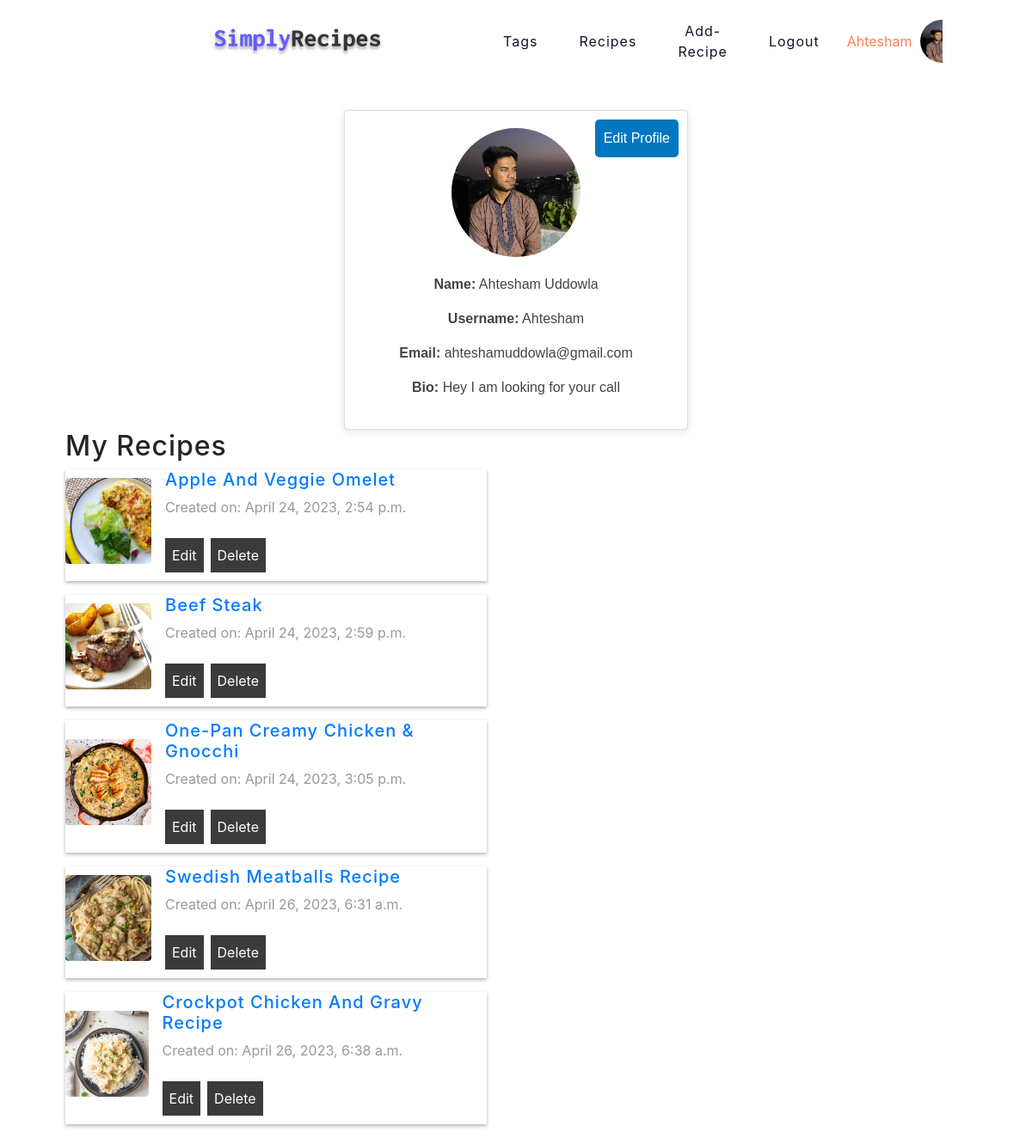
Before: /account/ (signed in) with the older database file.
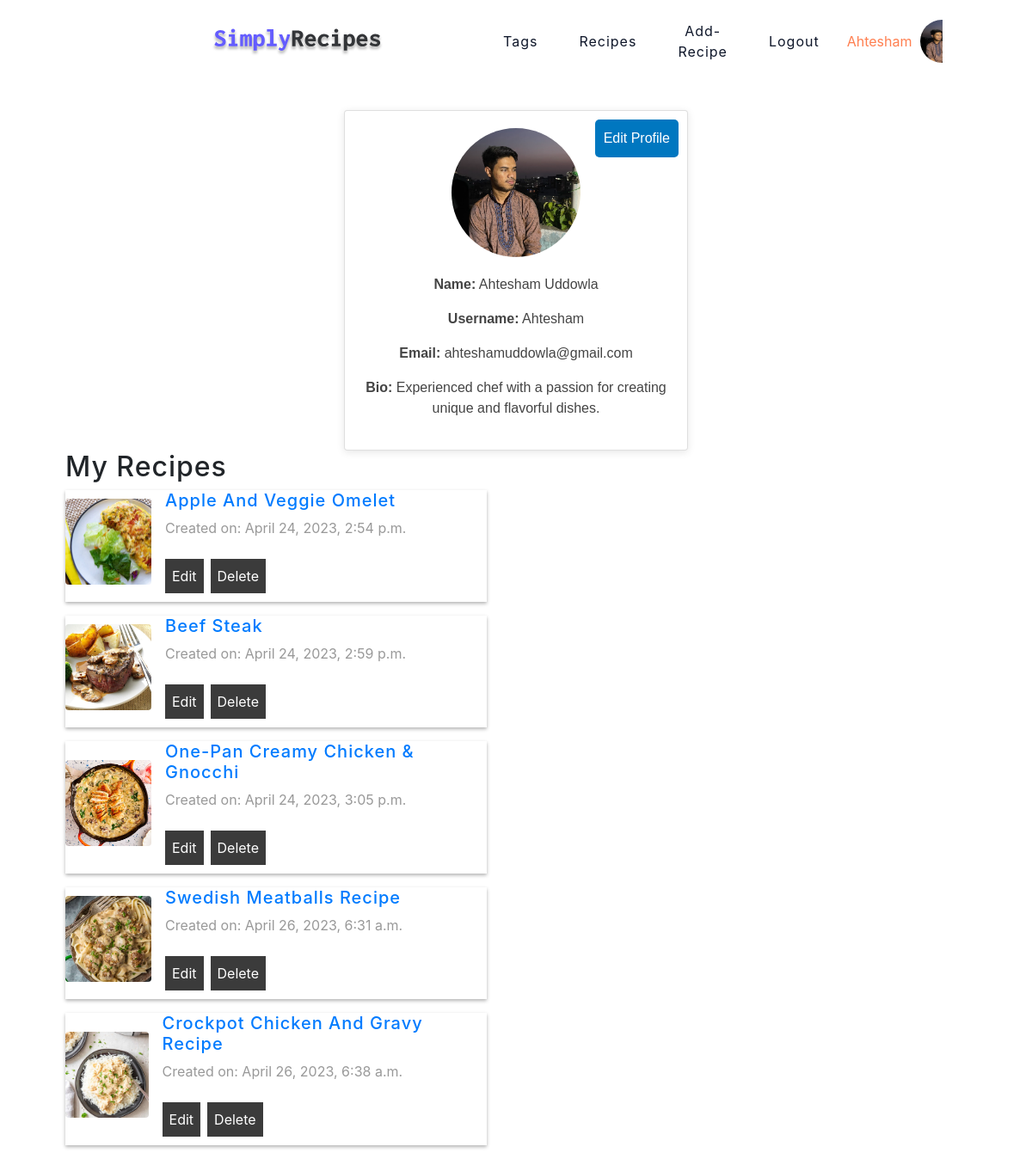
After: the same page with the newer database file.
### users/models.py (models this page shows, shortened)
class Profile(models.Model):
    user = models.OneToOneField(User, on_delete=models.CASCADE)
    name = models.CharField(max_length=200)
    email = models.EmailField(max_length=200, unique=True)
    username = models.CharField(max_length=200)
    location = models.CharField(max_length=200, null=True, blank=True)
    profile_image = models.ImageField(null=True, blank=True,
                    upload_to='profiles/', default='profiles/user_default.png')
    bio = models.TextField(max_length=2000, null=True, blank=True)
    id = models.UUIDField(default=uuid.uuid4, primary_key=True, unique=True, editable=False)
    created = models.DateTimeField(auto_now_add=True)

### users/views.py (the view)
# urls.py: path('account/', views.account_view, name='account'),
@login_required(login_url='login')
def account_view(request):
    profile = request.user.profile
    recipes = profile.recipes_set.all()
    context = {'profile':profile, 'recipes':recipes}
    return render(request, 'users/account.html', context)

### users/templates/users/account.html
{% extends 'main.html' %}
{% block content %}
<main class="page">
	<section id="my-info">
		<div class="card">
			<a href="{% url 'edit-account' profile.id %}" class="edit-button">Edit Profile</a>
			<img class="profile-pic" src="{{profile.profile_image.url}}" alt="Profile Picture">
			<p><b>Name:</b> {{profile.name}}</p>
			<p><b>Username:</b> {{profile.username}}</p>
			<p><b>Email:</b> {{profile.email}}</p>
			<p><b>Bio:</b> {{profile.bio}}</p>
		</div>
	</section>
	<section id="my-recipes">
		<h2>My Recipes</h2>
		{% for recipe in recipes %}
			<a href="{% url 'recipe' recipe.id %}" class="recipe">
					<img src="{{recipe.recipe_image.url}}" alt="{{recipe.title}}">
					<div class="recipe-info">
						<h5>{{recipe.title}}</h5>
						<p class="date">Created on: {{recipe.created}}</p>
						<div class="buttons">
							<form action="{% url 'edit-recipe' recipe.id  %}" >
								<button>Edit</button>
							</form>
							<form action="{% url 'delete-recipe' recipe.id %}" >
								<button>Delete</button>
							</form>
						</div>
					</div>
			</a>
		{% endfor %}
	</section>
</main>
{% endblock %}

Changed rows visible on the page:
changed Profile "Ahtesham Uddowla": bio "Hey I am looking for your call" → "Experienced chef with a passion for creating unique and flavorful dishes."
